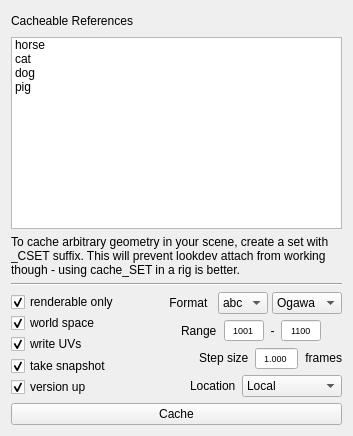
         <widget class="QWidget" name="ECacheTab">
          <attribute name="title">
           <string>Cache</string>
          </attribute>
          <layout class="QGridLayout" name="gridLayout_7" rowstretch="0,1,0,0,0,0">
           <item row="0" column="0">
            <layout class="QHBoxLayout" name="horizontalLayout_12">
             <item>
              <widget class="QLabel" name="EntityTypeLabel_4">
               <property name="minimumSize">
                <size>
                 <width>75</width>
                 <height>0</height>
                </size>
               </property>
               <property name="maximumSize">
                <size>
                 <width>16777215</width>
                 <height>16777215</height>
                </size>
               </property>
               <property name="text">
                <string>Cacheable References</string>
               </property>
              </widget>
             </item>
             <item>
              <widget class="QPushButton" name="ECacheRefsRefresh">
               <property name="maximumSize">
                <size>
                 <width>20</width>
                 <height>20</height>
                </size>
               </property>
               <property name="toolTip">
                <string>Reread cacheable references</string>
               </property>
               <property name="text">
                <string/>
               </property>
               <property name="icon">
                <iconset>
                 <normaloff>../../../../../pini-icons/icons/android_12l/icon.3198.png</normaloff>../../../../../pini-icons/icons/android_12l/icon.3198.png</iconset>
               </property>
               <property name="iconSize">
                <size>
                 <width>20</width>
                 <height>20</height>
                </size>
               </property>
               <property name="flat">
                <bool>true</bool>
               </property>
              </widget>
             </item>
            </layout>
           </item>
           <item row="4" column="0">
            <layout class="QHBoxLayout" name="horizontalLayout_5">
             <item>
              <layout class="QVBoxLayout" name="ECacheLayout" stretch="0,0,0,0,0,0">
               <property name="spacing">
                <number>1</number>
               </property>
               <item>
                <widget class="QCheckBox" name="ECacheRenderableOnly">
                 <property name="minimumSize">
                  <size>
                   <width>90</width>
                   <height>0</height>
                  </size>
                 </property>
                 <property name="maximumSize">
                  <size>
                   <width>150</width>
                   <height>16777215</height>
                  </size>
                 </property>
                 <property name="toolTip">
                  <string>Export only renderable (visible) geometry</string>
                 </property>
                 <property name="text">
                  <string>renderable only</string>
                 </property>
                 <property name="checked">
                  <bool>true</bool>
                 </property>
                </widget>
               </item>
               <item>
                <widget class="QCheckBox" name="ECacheWorldSpace">
                 <property name="minimumSize">
                  <size>
                   <width>90</width>
                   <height>0</height>
                  </size>
                 </property>
                 <property name="maximumSize">
                  <size>
                   <width>150</width>
                   <height>16777215</height>
                  </size>
                 </property>
                 <property name="text">
                  <string>world space</string>
                 </property>
                 <property name="checked">
                  <bool>true</bool>
                 </property>
                </widget>
               </item>
               <item>
                <widget class="QCheckBox" name="ECacheUvWrite">
                 <property name="minimumSize">
                  <size>
                   <width>90</width>
                   <height>0</height>
                  </size>
                 </property>
                 <property name="maximumSize">
                  <size>
                   <width>150</width>
                   <height>16777215</height>
                  </size>
                 </property>
                 <property name="text">
                  <string>write UVs</string>
                 </property>
                 <property name="checked">
                  <bool>true</bool>
                 </property>
                </widget>
               </item>
               <item>
                <spacer name="ECacheSpacer">
                 <property name="orientation">
                  <enum>Qt::Orientation::Vertical</enum>
                 </property>
                 <property name="sizeType">
                  <enum>QSizePolicy::Policy::MinimumExpanding</enum>
                 </property>
                 <property name="sizeHint" stdset="0">
                  <size>
                   <width>50</width>
                   <height>0</height>
                  </size>
                 </property>
                </spacer>
               </item>
               <item>
                <widget class="QCheckBox" name="ECacheSnapshot">
                 <property name="minimumSize">
                  <size>
                   <width>90</width>
                   <height>0</height>
                  </size>
                 </property>
                 <property name="maximumSize">
                  <size>
                   <width>150</width>
                   <height>16777215</height>
                  </size>
                 </property>
                 <property name="text">
                  <string>take snapshot</string>
                 </property>
                 <property name="checked">
                  <bool>true</bool>
                 </property>
                </widget>
               </item>
               <item>
                <widget class="QCheckBox" name="ECacheVersionUp">
                 <property name="minimumSize">
                  <size>
                   <width>90</width>
                   <height>0</height>
                  </size>
                 </property>
                 <property name="maximumSize">
                  <size>
                   <width>150</width>
                   <height>16777215</height>
                  </size>
                 </property>
                 <property name="text">
                  <string>version up</string>
                 </property>
                 <property name="checked">
                  <bool>true</bool>
                 </property>
                </widget>
               </item>
              </layout>
             </item>
             <item>
              <layout class="QVBoxLayout" name="verticalLayout_4">
               <property name="spacing">
                <number>5</number>
               </property>
               <item>
                <layout class="QHBoxLayout" name="ProfilePane_2" stretch="0,0,0,1">
                 <property name="spacing">
                  <number>4</number>
                 </property>
                 <item>
                  <spacer name="horizontalSpacer">
                   <property name="orientation">
                    <enum>Qt::Orientation::Horizontal</enum>
                   </property>
                   <property name="sizeHint" stdset="0">
                    <size>
                     <width>40</width>
                     <height>20</height>
                    </size>
                   </property>
                  </spacer>
                 </item>
                 <item>
                  <widget class="QLabel" name="ProfileLabel_2">
                   <property name="minimumSize">
                    <size>
                     <width>49</width>
                     <height>0</height>
                    </size>
                   </property>
                   <property name="maximumSize">
                    <size>
                     <width>70</width>
                     <height>20</height>
                    </size>
                   </property>
                   <property name="text">
                    <string>Format  </string>
                   </property>
                   <property name="alignment">
                    <set>Qt::AlignmentFlag::AlignRight|Qt::AlignmentFlag::AlignTrailing|Qt::AlignmentFlag::AlignVCenter</set>
                   </property>
                  </widget>
                 </item>
                 <item>
                  <widget class="CComboBox" name="ECacheExtn">
                   <property name="sizePolicy">
                    <sizepolicy hsizetype="MinimumExpanding" vsizetype="Fixed">
                     <horstretch>0</horstretch>
                     <verstretch>0</verstretch>
                    </sizepolicy>
                   </property>
                   <property name="minimumSize">
                    <size>
                     <width>0</width>
                     <height>0</height>
                    </size>
                   </property>
                   <property name="maximumSize">
                    <size>
                     <width>100</width>
                     <height>16777215</height>
                    </size>
                   </property>
                   <property name="editable">
                    <bool>false</bool>
                   </property>
                   <item>
                    <property name="text">
                     <string>abc</string>
                    </property>
                   </item>
                   <item>
                    <property name="text">
                     <string>fbx</string>
                    </property>
                   </item>
                  </widget>
                 </item>
                 <item>
                  <widget class="CComboBox" name="ECacheFormat">
                   <property name="sizePolicy">
                    <sizepolicy hsizetype="MinimumExpanding" vsizetype="Fixed">
                     <horstretch>0</horstretch>
                     <verstretch>0</verstretch>
                    </sizepolicy>
                   </property>
                   <property name="minimumSize">
                    <size>
                     <width>70</width>
                     <height>0</height>
                    </size>
                   </property>
                   <property name="maximumSize">
                    <size>
                     <width>100</width>
                     <height>16777215</height>
                    </size>
                   </property>
                   <property name="editable">
                    <bool>false</bool>
                   </property>
                   <item>
                    <property name="text">
                     <string>Ogawa</string>
                    </property>
                   </item>
                   <item>
                    <property name="text">
                     <string>HDF</string>
                    </property>
                   </item>
                  </widget>
                 </item>
                </layout>
               </item>
               <item>
                <layout class="QHBoxLayout" name="ProfilePane_3" stretch="0,0,0,0,0,0">
                 <property name="spacing">
                  <number>1</number>
                 </property>
                 <item>
                  <spacer name="horizontalSpacer_2">
                   <property name="orientation">
                    <enum>Qt::Orientation::Horizontal</enum>
                   </property>
                   <property name="sizeHint" stdset="0">
                    <size>
                     <width>40</width>
                     <height>20</height>
                    </size>
                   </property>
                  </spacer>
                 </item>
                 <item>
                  <widget class="QLabel" name="ProfileLabel_3">
                   <property name="minimumSize">
                    <size>
                     <width>49</width>
                     <height>0</height>
                    </size>
                   </property>
                   <property name="maximumSize">
                    <size>
                     <width>70</width>
                     <height>16777215</height>
                    </size>
                   </property>
                   <property name="text">
                    <string>Range  </string>
                   </property>
                   <property name="alignment">
                    <set>Qt::AlignmentFlag::AlignRight|Qt::AlignmentFlag::AlignTrailing|Qt::AlignmentFlag::AlignVCenter</set>
                   </property>
                  </widget>
                 </item>
                 <item>
                  <widget class="QSpinBox" name="ECacheStart">
                   <property name="minimumSize">
                    <size>
                     <width>40</width>
                     <height>0</height>
                    </size>
                   </property>
                   <property name="maximumSize">
                    <size>
                     <width>40</width>
                     <height>16777215</height>
                    </size>
                   </property>
                   <property name="font">
                    <font>
                     <pointsize>7</pointsize>
                    </font>
                   </property>
                   <property name="alignment">
                    <set>Qt::AlignmentFlag::AlignCenter</set>
                   </property>
                   <property name="buttonSymbols">
                    <enum>QAbstractSpinBox::ButtonSymbols::NoButtons</enum>
                   </property>
                   <property name="maximum">
                    <number>9999</number>
                   </property>
                   <property name="value">
                    <number>1001</number>
                   </property>
                  </widget>
                 </item>
                 <item>
                  <widget class="QLabel" name="ProfileLabel_4">
                   <property name="minimumSize">
                    <size>
                     <width>15</width>
                     <height>0</height>
                    </size>
                   </property>
                   <property name="maximumSize">
                    <size>
                     <width>15</width>
                     <height>16777215</height>
                    </size>
                   </property>
                   <property name="text">
                    <string>-</string>
                   </property>
                   <property name="alignment">
                    <set>Qt::AlignmentFlag::AlignCenter</set>
                   </property>
                  </widget>
                 </item>
                 <item>
                  <widget class="QSpinBox" name="ECacheEnd">
                   <property name="minimumSize">
                    <size>
                     <width>40</width>
                     <height>0</height>
                    </size>
                   </property>
                   <property name="maximumSize">
                    <size>
                     <width>40</width>
                     <height>16777215</height>
                    </size>
                   </property>
                   <property name="font">
                    <font>
                     <pointsize>7</pointsize>
                    </font>
                   </property>
                   <property name="alignment">
                    <set>Qt::AlignmentFlag::AlignCenter</set>
                   </property>
                   <property name="buttonSymbols">
                    <enum>QAbstractSpinBox::ButtonSymbols::NoButtons</enum>
                   </property>
                   <property name="maximum">
                    <number>9999</number>
                   </property>
                   <property name="value">
                    <number>1100</number>
                   </property>
                  </widget>
                 </item>
                 <item>
                  <widget class="QPushButton" name="ECacheRangeReset">
                   <property name="maximumSize">
                    <size>
                     <width>20</width>
                     <height>20</height>
                    </size>
                   </property>
                   <property name="toolTip">
                    <string>Read range from current scene</string>
                   </property>
                   <property name="text">
                    <string/>
                   </property>
                   <property name="icon">
                    <iconset>
                     <normaloff>../../../../../pini-icons/icons/android_12l/icon.3140.png</normaloff>../../../../../pini-icons/icons/android_12l/icon.3140.png</iconset>
                   </property>
                   <property name="iconSize">
                    <size>
                     <width>20</width>
                     <height>20</height>
                    </size>
                   </property>
                   <property name="flat">
                    <bool>true</bool>
                   </property>
                  </widget>
                 </item>
                </layout>
               </item>
               <item>
                <layout class="QHBoxLayout" name="ProfilePane_5" stretch="0,0,0,0">
                 <property name="spacing">
                  <number>0</number>
                 </property>
                 <item>
                  <spacer name="horizontalSpacer_7">
                   <property name="orientation">
                    <enum>Qt::Orientation::Horizontal</enum>
                   </property>
                   <property name="sizeHint" stdset="0">
                    <size>
                     <width>40</width>
                     <height>20</height>
                    </size>
                   </property>
                  </spacer>
                 </item>
                 <item>
                  <widget class="QLabel" name="ProfileLabel_5">
                   <property name="minimumSize">
                    <size>
                     <width>49</width>
                     <height>0</height>
                    </size>
                   </property>
                   <property name="maximumSize">
                    <size>
                     <width>120</width>
                     <height>20</height>
                    </size>
                   </property>
                   <property name="text">
                    <string>Step size  </string>
                   </property>
                   <property name="alignment">
                    <set>Qt::AlignmentFlag::AlignRight|Qt::AlignmentFlag::AlignTrailing|Qt::AlignmentFlag::AlignVCenter</set>
                   </property>
                  </widget>
                 </item>
                 <item>
                  <widget class="QDoubleSpinBox" name="ECacheStep">
                   <property name="minimumSize">
                    <size>
                     <width>43</width>
                     <height>0</height>
                    </size>
                   </property>
                   <property name="font">
                    <font>
                     <pointsize>7</pointsize>
                    </font>
                   </property>
                   <property name="alignment">
                    <set>Qt::AlignmentFlag::AlignCenter</set>
                   </property>
                   <property name="buttonSymbols">
                    <enum>QAbstractSpinBox::ButtonSymbols::NoButtons</enum>
                   </property>
                   <property name="decimals">
                    <number>3</number>
                   </property>
                   <property name="minimum">
                    <double>0.050000000000000</double>
                   </property>
                   <property name="maximum">
                    <double>1.000000000000000</double>
                   </property>
                   <property name="value">
                    <double>1.000000000000000</double>
                   </property>
                  </widget>
                 </item>
                 <item>
                  <widget class="QLabel" name="ProfileLabel_6">
                   <property name="minimumSize">
                    <size>
                     <width>0</width>
                     <height>0</height>
                    </size>
                   </property>
                   <property name="maximumSize">
                    <size>
                     <width>120</width>
                     <height>20</height>
                    </size>
                   </property>
                   <property name="text">
                    <string>  frames</string>
                   </property>
                   <property name="alignment">
                    <set>Qt::AlignmentFlag::AlignRight|Qt::AlignmentFlag::AlignTrailing|Qt::AlignmentFlag::AlignVCenter</set>
                   </property>
                  </widget>
                 </item>
                </layout>
               </item>
               <item>
                <layout class="QHBoxLayout" name="ProfilePane_6" stretch="0,0,1">
                 <property name="spacing">
                  <number>0</number>
                 </property>
                 <item>
                  <spacer name="horizontalSpacer_10">
                   <property name="orientation">
                    <enum>Qt::Orientation::Horizontal</enum>
                   </property>
                   <property name="sizeHint" stdset="0">
                    <size>
                     <width>40</width>
                     <height>20</height>
                    </size>
                   </property>
                  </spacer>
                 </item>
                 <item>
                  <widget class="QLabel" name="ProfileLabel_8">
                   <property name="minimumSize">
                    <size>
                     <width>49</width>
                     <height>0</height>
                    </size>
                   </property>
                   <property name="maximumSize">
                    <size>
                     <width>70</width>
                     <height>20</height>
                    </size>
                   </property>
                   <property name="text">
                    <string>Location  </string>
                   </property>
                   <property name="alignment">
                    <set>Qt::AlignmentFlag::AlignRight|Qt::AlignmentFlag::AlignTrailing|Qt::AlignmentFlag::AlignVCenter</set>
                   </property>
                  </widget>
                 </item>
                 <item>
                  <widget class="CComboBox" name="ECacheLocation">
                   <property name="sizePolicy">
                    <sizepolicy hsizetype="MinimumExpanding" vsizetype="Fixed">
                     <horstretch>0</horstretch>
                     <verstretch>0</verstretch>
                    </sizepolicy>
                   </property>
                   <property name="minimumSize">
                    <size>
                     <width>70</width>
                     <height>0</height>
                    </size>
                   </property>
                   <property name="maximumSize">
                    <size>
                     <width>100</width>
                     <height>16777215</height>
                    </size>
                   </property>
                   <property name="editable">
                    <bool>false</bool>
                   </property>
                   <item>
                    <property name="text">
                     <string>Local</string>
                    </property>
                   </item>
                   <item>
                    <property name="text">
                     <string>Farm</string>
                    </property>
                   </item>
                  </widget>
                 </item>
                </layout>
               </item>
              </layout>
             </item>
            </layout>
           </item>
           <item row="2" column="0">
            <widget class="QLabel" name="EntityTypeLabel_5">
             <property name="minimumSize">
              <size>
               <width>75</width>
               <height>0</height>
              </size>
             </property>
             <property name="maximumSize">
              <size>
               <width>16777215</width>
               <height>16777215</height>
              </size>
             </property>
             <property name="text">
              <string>To cache arbitrary geometry in your scene, create a set with _CSET suffix. This will prevent lookdev attach from working though - using cache_SET in a rig is better.</string>
             </property>
             <property name="wordWrap">
              <bool>true</bool>
             </property>
            </widget>
           </item>
           <item row="3" column="0">
            <widget class="Line" name="line_3">
             <property name="orientation">
              <enum>Qt::Orientation::Horizontal</enum>
             </property>
            </widget>
           </item>
           <item row="1" column="0">
            <widget class="CListWidget" name="ECacheRefs">
             <property name="selectionMode">
              <enum>QAbstractItemView::SelectionMode::ExtendedSelection</enum>
             </property>
             <property name="iconSize">
              <size>
               <width>20</width>
               <height>20</height>
              </size>
             </property>
             <property name="selectionRectVisible">
              <bool>false</bool>
             </property>
             <item>
              <property name="text">
               <string>horse</string>
              </property>
             </item>
             <item>
              <property name="text">
               <string>cat</string>
              </property>
             </item>
             <item>
              <property name="text">
               <string>dog</string>
              </property>
             </item>
             <item>
              <property name="text">
               <string>pig</string>
              </property>
             </item>
            </widget>
           </item>
           <item row="5" column="0">
            <widget class="QPushButton" name="ECache">
             <property name="text">
              <string>Cache</string>
             </property>
            </widget>
           </item>
          </layout>
         </widget>
